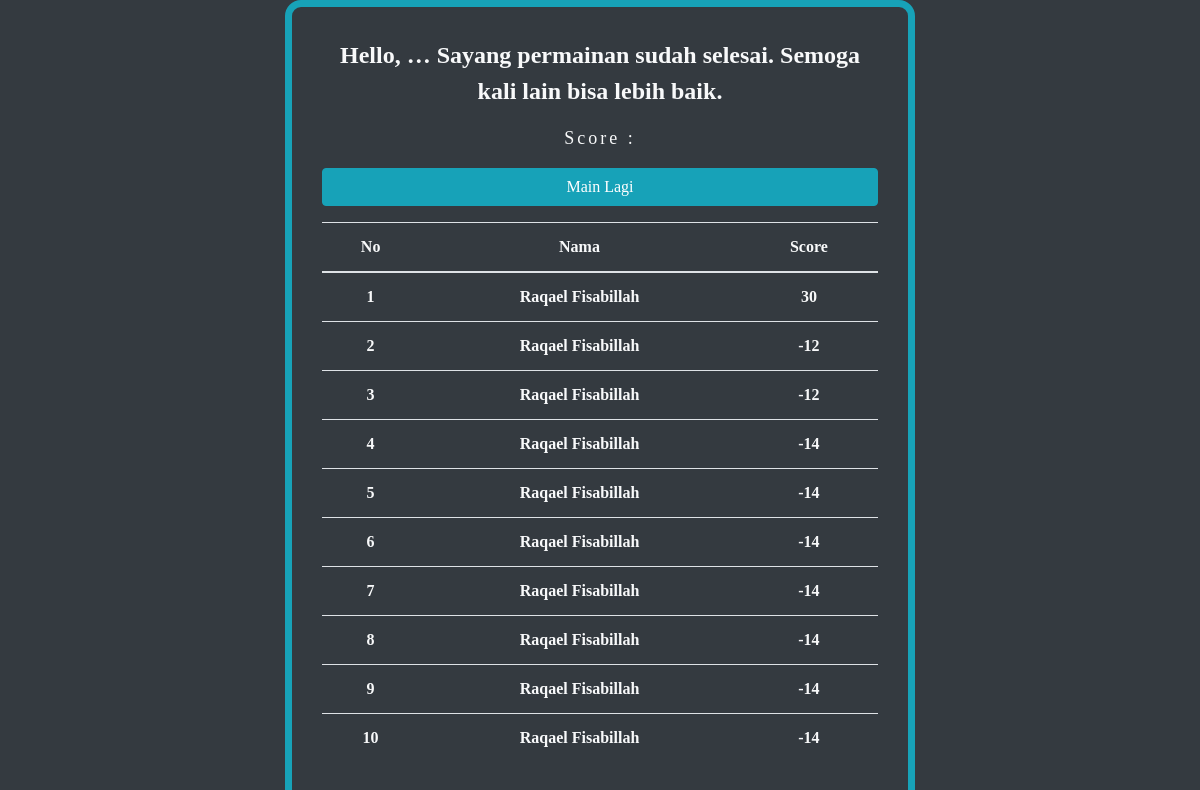
The app's page /over.php with its own data.
### tables this page shows
CREATE TABLE `scores` (
  `id` int(11) NOT NULL AUTO_INCREMENT,
  `name` varchar(200) DEFAULT NULL,
  `score` int(10) DEFAULT NULL,
  PRIMARY KEY (`id`)
);

### lib/crud.php (called while the page is built, shortened)
<?php
class Crud
{
	private $db;
	function __construct()
	{
        $this->db= new mysqli('DB-HOST','DB-USER','DB-PASSWORD','DB-NAME');
	}
	function read($table,$option){
        $sql = "SELECT * FROM {$table} {$option}";
		$query = $this->db->query($sql);
		return $query->fetch_all(MYSQLI_ASSOC);
	}
}
?>

### over.php (the view, shortened to what this page needs)
<?php
include("./lib/crud.php");
$lib = new Crud();
?>
<!DOCTYPE html>
<html lang="en">
<head>
    <link rel="stylesheet" href="https://stackpath.bootstrapcdn.com/bootstrap/4.4.1/css/bootstrap.min.css">
    <link rel="stylesheet" href="assets/main.css">
</head>
<body class="bg-dark">
    <div class="container vh-100">
        <div class="row flexbox-container">
            <div class="col">
                <div class="box">
                        <div class="form-group">
                            <p class="teks text-light text-center">Hello, <?php echo $_SESSION['name']; ?>… Sayang permainan sudah selesai. Semoga kali lain bisa lebih baik.</p>
                            <p class="teks small text-light text-center">Score : <?php echo $_SESSION['score']; ?></p>
                        </div>
                        <div class="form-group">
                            <a href="index.php" class="btn btn-info">Main Lagi</a>
                        </div>
                        <table class="table">
                            <thead>
                                <tr>
                                    <th class="text-center text-light" scope="col">No</th>
                                    <th class="text-center text-light" scope="col">Nama</th>
                                    <th class="text-center text-light" scope="col">Score</th>
                                </tr>
                            </thead>
                            <tbody>
                            <?php
                                $no=1;
                                $select = $lib->read('scores','ORDER BY score DESC LIMIT 10');
                                foreach ($select as $value){
                                    echo '<tr>';
                                    echo '<td class="text-center text-light">'.$no.'</td>';
                                    echo '<td class="text-center text-light">'.$value['name'].'</td>';
                                    echo '<td class="text-center text-light">'.$value['score'].'</td>';
                                    echo '</tr>';
                                    $no+=1;
                                }
                            ?>
                            </tbody>
                        </table>
                </div>
            </div>
        </div>
    </div>
</body>
</html>

### assets/main.css (style rules this page uses)
body { font-family: 'Balsamiq Sans'; font-weight: bold; }
.flexbox-container { display: -ms-flexbox; display: -webkit-flex; display: flex; -ms-flex-align: center; -webkit-align-items: center; -webkit-box-align: center; align-items: center; height: 100%; }
.btn { width: 100%; }
.box { max-width: 630px; margin: auto; padding: 30px; border-radius: 16px; border: 7px solid #17a2b8; }
.teks { font-size: 24px; }
.small { font-size: 18px; letter-spacing: 3px; }

### records on screen
scores: name "Raqael Fisabillah", score "30"
scores: name "Raqael Fisabillah", score "-12"
scores: name "Raqael Fisabillah", score "-12"
scores: name "Raqael Fisabillah", score "-14"
scores: name "Raqael Fisabillah", score "-14"
scores: name "Raqael Fisabillah", score "-14"
scores: name "Raqael Fisabillah", score "-14"
scores: name "Raqael Fisabillah", score "-14"
scores: name "Raqael Fisabillah", score "-14"
scores: name "Raqael Fisabillah", score "-14"
